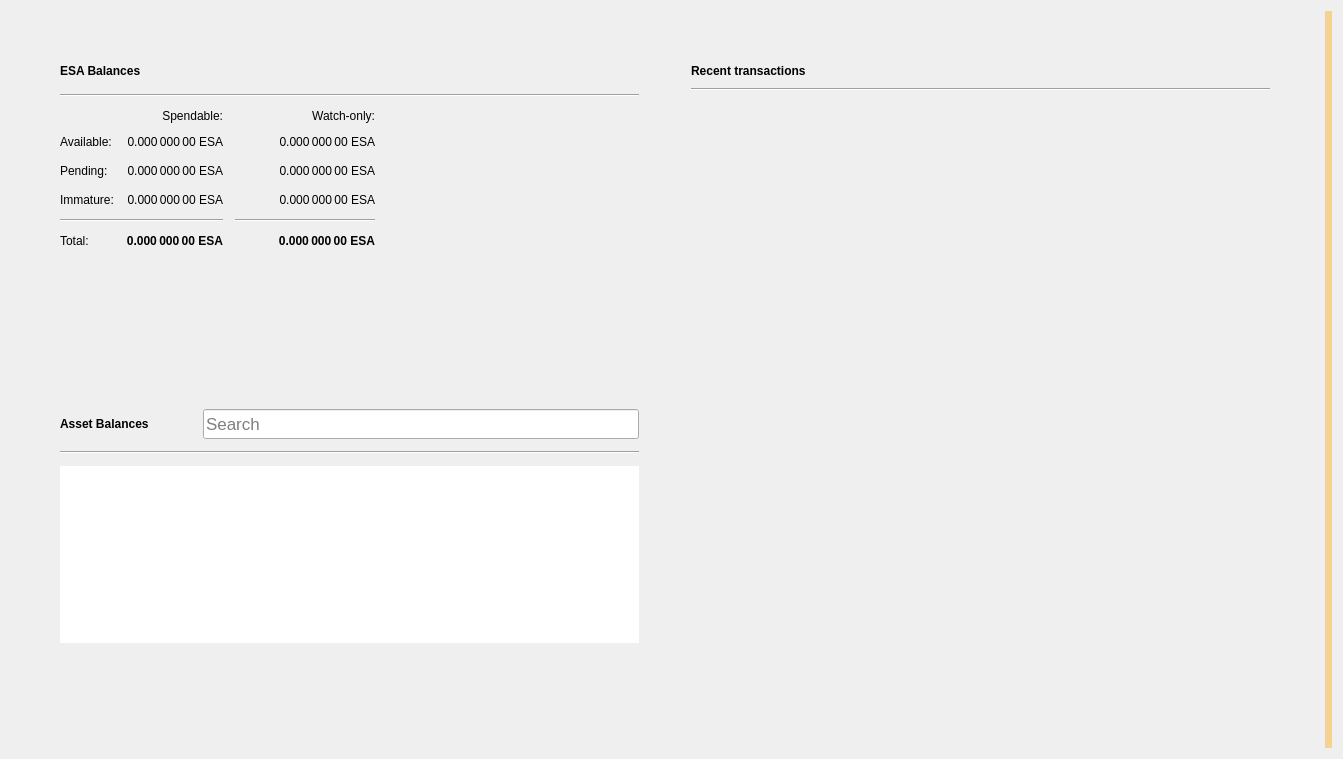
<?xml version="1.0" encoding="UTF-8"?>
<ui version="4.0">
 <class>OverviewPage</class>
 <widget class="QWidget" name="OverviewPage">
  <property name="geometry">
   <rect>
    <x>0</x>
    <y>0</y>
    <width>1343</width>
    <height>759</height>
   </rect>
  </property>
  <property name="windowTitle">
   <string>Form</string>
  </property>
  <property name="autoFillBackground">
   <bool>false</bool>
  </property>
  <layout class="QGridLayout" name="gridLayout_3">
   <item row="0" column="1">
    <layout class="QVBoxLayout" name="verticalLayout_7">
     <property name="spacing">
      <number>0</number>
     </property>
     <property name="leftMargin">
      <number>0</number>
     </property>
     <property name="topMargin">
      <number>0</number>
     </property>
     <property name="rightMargin">
      <number>0</number>
     </property>
     <property name="bottomMargin">
      <number>0</number>
     </property>
     <item>
      <layout class="QHBoxLayout" name="horizontalLayout" stretch="0,0">
       <property name="spacing">
        <number>34</number>
       </property>
       <property name="sizeConstraint">
        <enum>QLayout::SetMaximumSize</enum>
       </property>
       <property name="leftMargin">
        <number>40</number>
       </property>
       <property name="topMargin">
        <number>40</number>
       </property>
       <property name="rightMargin">
        <number>40</number>
       </property>
       <property name="bottomMargin">
        <number>40</number>
       </property>
       <item>
        <layout class="QVBoxLayout" name="verticalLayout_2">
         <property name="spacing">
          <number>34</number>
         </property>
         <property name="rightMargin">
          <number>0</number>
         </property>
         <item>
          <widget class="QFrame" name="frame">
           <property name="sizePolicy">
            <sizepolicy hsizetype="Preferred" vsizetype="Preferred">
             <horstretch>0</horstretch>
             <verstretch>0</verstretch>
            </sizepolicy>
           </property>
           <property name="frameShape">
            <enum>QFrame::NoFrame</enum>
           </property>
           <property name="frameShadow">
            <enum>QFrame::Raised</enum>
           </property>
           <property name="lineWidth">
            <number>10</number>
           </property>
           <layout class="QVBoxLayout" name="verticalLayout_4">
            <property name="spacing">
             <number>12</number>
            </property>
            <item>
             <layout class="QHBoxLayout" name="horizontalLayout_4">
              <item>
               <widget class="QLabel" name="esaBalancesLabel">
                <property name="font">
                 <font>
                  <weight>75</weight>
                  <bold>true</bold>
                 </font>
                </property>
                <property name="text">
                 <string>ESA Balances</string>
                </property>
               </widget>
              </item>
              <item>
               <widget class="QPushButton" name="labelWalletStatus">
                <property name="enabled">
                 <bool>true</bool>
                </property>
                <property name="maximumSize">
                 <size>
                  <width>30</width>
                  <height>16777215</height>
                 </size>
                </property>
                <property name="toolTip">
                 <string>The displayed information may be out of date. Your wallet automatically synchronizes with the ESA network after a connection is established, but this process has not completed yet.</string>
                </property>
                <property name="text">
                 <string/>
                </property>
                <property name="icon">
                 <iconset>
                  <normaloff>:/icons/warning</normaloff>
                  <disabledoff>:/icons/warning</disabledoff>:/icons/warning</iconset>
                </property>
                <property name="iconSize">
                 <size>
                  <width>24</width>
                  <height>24</height>
                 </size>
                </property>
                <property name="flat">
                 <bool>true</bool>
                </property>
               </widget>
              </item>
              <item>
               <spacer name="horizontalSpacer_3">
                <property name="orientation">
                 <enum>Qt::Horizontal</enum>
                </property>
                <property name="sizeHint" stdset="0">
                 <size>
                  <width>40</width>
                  <height>20</height>
                 </size>
                </property>
               </spacer>
              </item>
             </layout>
            </item>
            <item>
             <widget class="Line" name="line_2">
              <property name="orientation">
               <enum>Qt::Horizontal</enum>
              </property>
             </widget>
            </item>
            <item>
             <layout class="QGridLayout" name="gridLayout">
              <property name="spacing">
               <number>12</number>
              </property>
              <item row="3" column="2">
               <widget class="QLabel" name="labelWatchImmature">
                <property name="font">
                 <font>
                  <weight>50</weight>
                  <bold>false</bold>
                 </font>
                </property>
                <property name="cursor">
                 <cursorShape>IBeamCursor</cursorShape>
                </property>
                <property name="toolTip">
                 <string>Mined balance in watch-only addresses that has not yet matured</string>
                </property>
                <property name="text">
                 <string notr="true">0.000 000 00 ESA</string>
                </property>
                <property name="alignment">
                 <set>Qt::AlignRight|Qt::AlignTrailing|Qt::AlignVCenter</set>
                </property>
                <property name="textInteractionFlags">
                 <set>Qt::LinksAccessibleByMouse|Qt::TextSelectableByKeyboard|Qt::TextSelectableByMouse</set>
                </property>
               </widget>
              </item>
              <item row="2" column="3">
               <spacer name="horizontalSpacer_2">
                <property name="orientation">
                 <enum>Qt::Horizontal</enum>
                </property>
                <property name="sizeHint" stdset="0">
                 <size>
                  <width>40</width>
                  <height>20</height>
                 </size>
                </property>
               </spacer>
              </item>
              <item row="1" column="0">
               <widget class="QLabel" name="labelBalanceText">
                <property name="text">
                 <string>Available:</string>
                </property>
               </widget>
              </item>
              <item row="1" column="2">
               <widget class="QLabel" name="labelWatchAvailable">
                <property name="font">
                 <font>
                  <weight>50</weight>
                  <bold>false</bold>
                 </font>
                </property>
                <property name="cursor">
                 <cursorShape>IBeamCursor</cursorShape>
                </property>
                <property name="toolTip">
                 <string>Your current balance in watch-only addresses</string>
                </property>
                <property name="text">
                 <string notr="true">0.000 000 00 ESA</string>
                </property>
                <property name="alignment">
                 <set>Qt::AlignRight|Qt::AlignTrailing|Qt::AlignVCenter</set>
                </property>
                <property name="textInteractionFlags">
                 <set>Qt::LinksAccessibleByMouse|Qt::TextSelectableByKeyboard|Qt::TextSelectableByMouse</set>
                </property>
               </widget>
              </item>
              <item row="2" column="1">
               <widget class="QLabel" name="labelUnconfirmed">
                <property name="font">
                 <font>
                  <weight>50</weight>
                  <bold>false</bold>
                 </font>
                </property>
                <property name="cursor">
                 <cursorShape>IBeamCursor</cursorShape>
                </property>
                <property name="toolTip">
                 <string>Total of transactions that have yet to be confirmed, and do not yet count toward the spendable balance</string>
                </property>
                <property name="text">
                 <string notr="true">0.000 000 00 ESA</string>
                </property>
                <property name="alignment">
                 <set>Qt::AlignRight|Qt::AlignTrailing|Qt::AlignVCenter</set>
                </property>
                <property name="textInteractionFlags">
                 <set>Qt::LinksAccessibleByMouse|Qt::TextSelectableByKeyboard|Qt::TextSelectableByMouse</set>
                </property>
               </widget>
              </item>
              <item row="4" column="2">
               <widget class="Line" name="lineWatchBalance">
                <property name="sizePolicy">
                 <sizepolicy hsizetype="Preferred" vsizetype="Fixed">
                  <horstretch>0</horstretch>
                  <verstretch>0</verstretch>
                 </sizepolicy>
                </property>
                <property name="minimumSize">
                 <size>
                  <width>140</width>
                  <height>0</height>
                 </size>
                </property>
                <property name="orientation">
                 <enum>Qt::Horizontal</enum>
                </property>
               </widget>
              </item>
              <item row="0" column="1">
               <widget class="QLabel" name="labelSpendable">
                <property name="text">
                 <string>Spendable:</string>
                </property>
                <property name="alignment">
                 <set>Qt::AlignRight|Qt::AlignTrailing|Qt::AlignVCenter</set>
                </property>
               </widget>
              </item>
              <item row="3" column="0">
               <widget class="QLabel" name="labelImmatureText">
                <property name="text">
                 <string>Immature:</string>
                </property>
               </widget>
              </item>
              <item row="5" column="2">
               <widget class="QLabel" name="labelWatchTotal">
                <property name="font">
                 <font>
                  <weight>75</weight>
                  <bold>true</bold>
                 </font>
                </property>
                <property name="cursor">
                 <cursorShape>IBeamCursor</cursorShape>
                </property>
                <property name="toolTip">
                 <string>Current total balance in watch-only addresses</string>
                </property>
                <property name="text">
                 <string notr="true">0.000 000 00 ESA</string>
                </property>
                <property name="alignment">
                 <set>Qt::AlignRight|Qt::AlignTrailing|Qt::AlignVCenter</set>
                </property>
                <property name="textInteractionFlags">
                 <set>Qt::LinksAccessibleByMouse|Qt::TextSelectableByKeyboard|Qt::TextSelectableByMouse</set>
                </property>
               </widget>
              </item>
              <item row="4" column="0" colspan="2">
               <widget class="Line" name="line">
                <property name="orientation">
                 <enum>Qt::Horizontal</enum>
                </property>
               </widget>
              </item>
              <item row="0" column="2">
               <widget class="QLabel" name="labelWatchonly">
                <property name="text">
                 <string>Watch-only:</string>
                </property>
                <property name="alignment">
                 <set>Qt::AlignRight|Qt::AlignTrailing|Qt::AlignVCenter</set>
                </property>
               </widget>
              </item>
              <item row="5" column="1">
               <widget class="QLabel" name="labelTotal">
                <property name="font">
                 <font>
                  <weight>75</weight>
                  <bold>true</bold>
                 </font>
                </property>
                <property name="cursor">
                 <cursorShape>IBeamCursor</cursorShape>
                </property>
                <property name="toolTip">
                 <string>Your current total balance</string>
                </property>
                <property name="text">
                 <string notr="true">0.000 000 00 ESA</string>
                </property>
                <property name="alignment">
                 <set>Qt::AlignRight|Qt::AlignTrailing|Qt::AlignVCenter</set>
                </property>
                <property name="textInteractionFlags">
                 <set>Qt::LinksAccessibleByMouse|Qt::TextSelectableByKeyboard|Qt::TextSelectableByMouse</set>
                </property>
               </widget>
              </item>
              <item row="1" column="1">
               <widget class="QLabel" name="labelBalance">
                <property name="font">
                 <font>
                  <weight>50</weight>
                  <bold>false</bold>
                 </font>
                </property>
                <property name="cursor">
                 <cursorShape>IBeamCursor</cursorShape>
                </property>
                <property name="toolTip">
                 <string>Your current spendable balance</string>
                </property>
                <property name="text">
                 <string notr="true">0.000 000 00 ESA</string>
                </property>
                <property name="alignment">
                 <set>Qt::AlignRight|Qt::AlignTrailing|Qt::AlignVCenter</set>
                </property>
                <property name="textInteractionFlags">
                 <set>Qt::LinksAccessibleByMouse|Qt::TextSelectableByKeyboard|Qt::TextSelectableByMouse</set>
                </property>
               </widget>
              </item>
              <item row="2" column="0">
               <widget class="QLabel" name="labelPendingText">
                <property name="text">
                 <string>Pending:</string>
                </property>
               </widget>
              </item>
              <item row="5" column="0">
               <widget class="QLabel" name="labelTotalText">
                <property name="text">
                 <string>Total:</string>
                </property>
               </widget>
              </item>
              <item row="3" column="1">
               <widget class="QLabel" name="labelImmature">
                <property name="font">
                 <font>
                  <weight>50</weight>
                  <bold>false</bold>
                 </font>
                </property>
                <property name="cursor">
                 <cursorShape>IBeamCursor</cursorShape>
                </property>
                <property name="toolTip">
                 <string>Mined balance that has not yet matured</string>
                </property>
                <property name="text">
                 <string notr="true">0.000 000 00 ESA</string>
                </property>
                <property name="alignment">
                 <set>Qt::AlignRight|Qt::AlignTrailing|Qt::AlignVCenter</set>
                </property>
                <property name="textInteractionFlags">
                 <set>Qt::LinksAccessibleByMouse|Qt::TextSelectableByKeyboard|Qt::TextSelectableByMouse</set>
                </property>
               </widget>
              </item>
              <item row="2" column="2">
               <widget class="QLabel" name="labelWatchPending">
                <property name="font">
                 <font>
                  <weight>50</weight>
                  <bold>false</bold>
                 </font>
                </property>
                <property name="cursor">
                 <cursorShape>IBeamCursor</cursorShape>
                </property>
                <property name="toolTip">
                 <string>Unconfirmed transactions to watch-only addresses</string>
                </property>
                <property name="text">
                 <string notr="true">0.000 000 00 ESA</string>
                </property>
                <property name="alignment">
                 <set>Qt::AlignRight|Qt::AlignTrailing|Qt::AlignVCenter</set>
                </property>
                <property name="textInteractionFlags">
                 <set>Qt::LinksAccessibleByMouse|Qt::TextSelectableByKeyboard|Qt::TextSelectableByMouse</set>
                </property>
               </widget>
              </item>
             </layout>
            </item>
           </layout>
          </widget>
         </item>
         <item>
          <widget class="QWidget" name="assetVerticalSpaceWidget2" native="true">
           <property name="autoFillBackground">
            <bool>false</bool>
           </property>
           <layout class="QVBoxLayout" name="verticalLayout_6">
            <item>
             <spacer name="verticalSpacer_4">
              <property name="orientation">
               <enum>Qt::Vertical</enum>
              </property>
              <property name="sizeHint" stdset="0">
               <size>
                <width>20</width>
                <height>87</height>
               </size>
              </property>
             </spacer>
            </item>
           </layout>
          </widget>
         </item>
         <item>
          <widget class="QFrame" name="assetFrame">
           <property name="autoFillBackground">
            <bool>true</bool>
           </property>
           <property name="frameShape">
            <enum>QFrame::NoFrame</enum>
           </property>
           <property name="frameShadow">
            <enum>QFrame::Plain</enum>
           </property>
           <property name="lineWidth">
            <number>0</number>
           </property>
           <layout class="QVBoxLayout" name="verticalLayout_5">
            <property name="spacing">
             <number>12</number>
            </property>
            <item>
             <layout class="QHBoxLayout" name="assetBalanceHorizontalLayout">
              <item alignment="Qt::AlignVCenter">
               <widget class="QLabel" name="assetBalanceLabel">
                <property name="font">
                 <font>
                  <weight>75</weight>
                  <bold>true</bold>
                 </font>
                </property>
                <property name="text">
                 <string>Asset Balances</string>
                </property>
               </widget>
              </item>
              <item>
               <widget class="QPushButton" name="labelAssetStatus">
                <property name="enabled">
                 <bool>true</bool>
                </property>
                <property name="maximumSize">
                 <size>
                  <width>30</width>
                  <height>16777215</height>
                 </size>
                </property>
                <property name="toolTip">
                 <string>The displayed information may be out of date. Your wallet automatically synchronizes with the ESA network after a connection is established, but this process has not completed yet.</string>
                </property>
                <property name="text">
                 <string/>
                </property>
                <property name="icon">
                 <iconset>
                  <normaloff>:/icons/warning</normaloff>
                  <disabledoff>:/icons/warning</disabledoff>:/icons/warning</iconset>
                </property>
                <property name="iconSize">
                 <size>
                  <width>24</width>
                  <height>24</height>
                 </size>
                </property>
                <property name="flat">
                 <bool>true</bool>
                </property>
               </widget>
              </item>
              <item alignment="Qt::AlignBottom">
               <widget class="QLineEdit" name="assetSearch">
                <property name="sizePolicy">
                 <sizepolicy hsizetype="Expanding" vsizetype="Preferred">
                  <horstretch>0</horstretch>
                  <verstretch>0</verstretch>
                 </sizepolicy>
                </property>
                <property name="minimumSize">
                 <size>
                  <width>0</width>
                  <height>30</height>
                 </size>
                </property>
                <property name="maximumSize">
                 <size>
                  <width>16777215</width>
                  <height>30</height>
                 </size>
                </property>
                <property name="sizeIncrement">
                 <size>
                  <width>0</width>
                  <height>0</height>
                 </size>
                </property>
                <property name="baseSize">
                 <size>
                  <width>0</width>
                  <height>0</height>
                 </size>
                </property>
                <property name="font">
                 <font>
                  <pointsize>13</pointsize>
                 </font>
                </property>
                <property name="maxLength">
                 <number>32</number>
                </property>
                <property name="frame">
                 <bool>true</bool>
                </property>
                <property name="alignment">
                 <set>Qt::AlignLeading|Qt::AlignLeft|Qt::AlignVCenter</set>
                </property>
                <property name="placeholderText">
                 <string>Search</string>
                </property>
                <property name="clearButtonEnabled">
                 <bool>true</bool>
                </property>
               </widget>
              </item>
             </layout>
            </item>
            <item>
             <widget class="Line" name="assetBalanceLine">
              <property name="orientation">
               <enum>Qt::Horizontal</enum>
              </property>
             </widget>
            </item>
            <item>
             <widget class="QListView" name="listAssets">
              <property name="frameShape">
               <enum>QFrame::NoFrame</enum>
              </property>
              <property name="lineWidth">
               <number>0</number>
              </property>
              <property name="verticalScrollMode">
               <enum>QAbstractItemView::ScrollPerItem</enum>
              </property>
             </widget>
            </item>
            <item>
             <widget class="QWidget" name="assetVerticalSpaceWidget" native="true">
              <property name="autoFillBackground">
               <bool>false</bool>
              </property>
              <layout class="QVBoxLayout" name="verticalLayout">
               <item>
                <spacer name="verticalSpacer_3">
                 <property name="orientation">
                  <enum>Qt::Vertical</enum>
                 </property>
                 <property name="sizeHint" stdset="0">
                  <size>
                   <width>20</width>
                   <height>40</height>
                  </size>
                 </property>
                </spacer>
               </item>
              </layout>
             </widget>
            </item>
           </layout>
          </widget>
         </item>
        </layout>
       </item>
       <item>
        <layout class="QVBoxLayout" name="verticalLayout_3">
         <property name="spacing">
          <number>34</number>
         </property>
         <property name="leftMargin">
          <number>0</number>
         </property>
         <item>
          <widget class="QFrame" name="frame_2">
           <property name="sizePolicy">
            <sizepolicy hsizetype="Preferred" vsizetype="Fixed">
             <horstretch>0</horstretch>
             <verstretch>0</verstretch>
            </sizepolicy>
           </property>
           <property name="frameShape">
            <enum>QFrame::NoFrame</enum>
           </property>
           <property name="frameShadow">
            <enum>QFrame::Plain</enum>
           </property>
           <property name="lineWidth">
            <number>0</number>
           </property>
           <layout class="QGridLayout" name="gridLayout_2">
            <property name="horizontalSpacing">
             <number>12</number>
            </property>
            <item row="0" column="0">
             <layout class="QHBoxLayout" name="horizontalLayout_2">
              <item>
               <widget class="QLabel" name="recentTransactionsLabel">
                <property name="font">
                 <font>
                  <weight>75</weight>
                  <bold>true</bold>
                 </font>
                </property>
                <property name="text">
                 <string>Recent transactions</string>
                </property>
               </widget>
              </item>
              <item>
               <widget class="QPushButton" name="labelTransactionsStatus">
                <property name="enabled">
                 <bool>true</bool>
                </property>
                <property name="maximumSize">
                 <size>
                  <width>30</width>
                  <height>16777215</height>
                 </size>
                </property>
                <property name="toolTip">
                 <string>The displayed information may be out of date. Your wallet automatically synchronizes with the ESA network after a connection is established, but this process has not completed yet.</string>
                </property>
                <property name="text">
                 <string/>
                </property>
                <property name="icon">
                 <iconset>
                  <normaloff>:/icons/warning</normaloff>
                  <disabledoff>:/icons/warning</disabledoff>:/icons/warning</iconset>
                </property>
                <property name="iconSize">
                 <size>
                  <width>24</width>
                  <height>24</height>
                 </size>
                </property>
                <property name="flat">
                 <bool>true</bool>
                </property>
               </widget>
              </item>
              <item>
               <spacer name="horizontalSpacer">
                <property name="orientation">
                 <enum>Qt::Horizontal</enum>
                </property>
                <property name="sizeHint" stdset="0">
                 <size>
                  <width>40</width>
                  <height>20</height>
                 </size>
                </property>
               </spacer>
              </item>
             </layout>
            </item>
            <item row="2" column="0">
             <widget class="QListView" name="listTransactions">
              <property name="styleSheet">
               <string notr="true">QListView { background: transparent; }</string>
              </property>
              <property name="frameShape">
               <enum>QFrame::NoFrame</enum>
              </property>
              <property name="verticalScrollBarPolicy">
               <enum>Qt::ScrollBarAlwaysOff</enum>
              </property>
              <property name="horizontalScrollBarPolicy">
               <enum>Qt::ScrollBarAlwaysOff</enum>
              </property>
              <property name="selectionMode">
               <enum>QAbstractItemView::NoSelection</enum>
              </property>
             </widget>
            </item>
            <item row="1" column="0">
             <widget class="Line" name="line_3">
              <property name="orientation">
               <enum>Qt::Horizontal</enum>
              </property>
             </widget>
            </item>
           </layout>
          </widget>
         </item>
         <item>
          <spacer name="verticalSpacer_2">
           <property name="orientation">
            <enum>Qt::Vertical</enum>
           </property>
           <property name="sizeHint" stdset="0">
            <size>
             <width>20</width>
             <height>40</height>
            </size>
           </property>
          </spacer>
         </item>
        </layout>
       </item>
      </layout>
     </item>
    </layout>
   </item>
   <item row="0" column="3">
    <widget class="QLabel" name="labelAlerts">
     <property name="visible">
      <bool>true</bool>
     </property>
     <property name="styleSheet">
      <string notr="true">QLabel { background-color: qlineargradient(x1: 0, y1: 0, x2: 1, y2: 0, stop:0 #F0D0A0, stop:1 #F8D488); color:#000000; }</string>
     </property>
     <property name="wordWrap">
      <bool>true</bool>
     </property>
     <property name="margin">
      <number>3</number>
     </property>
     <property name="textInteractionFlags">
      <set>Qt::TextSelectableByMouse</set>
     </property>
    </widget>
   </item>
  </layout>
 </widget>
 <resources/>
 <connections/>
</ui>
